Frame 1 (no input): blank canvas, image omitted
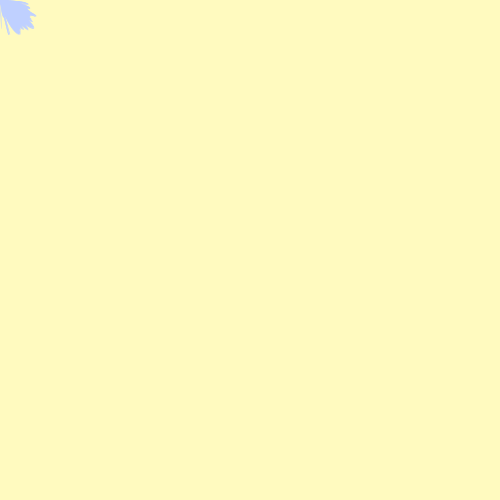
Frame 60 (the mouse pressed at the canvas centre just before this capture)
Frame 120 (the mouse held since frame 60 and released just before this capture): blank canvas, image omitted

The Processing sketch that drew this single still picture (run headless with seeded random() and noise(); from frame 60 on, the mouse is pressed at the canvas centre):

// Processing sketch: processing_169393
// ── processing_169393.pde

void setup() {
  size(500, 500);
  background(#FFFABF);
}

void draw() {
  if (mousePressed == true) {
    background(#fffabf);
  } else {
    strokeWeight(random(1));
    stroke(#BFD0FF);
    fill(#BFD0FF);
    bezier(mouseX, mouseY, mouseX + random(50), mouseY + random(50), mouseX + random(50), mouseY + random(50), mouseX, mouseY);
  }
}
